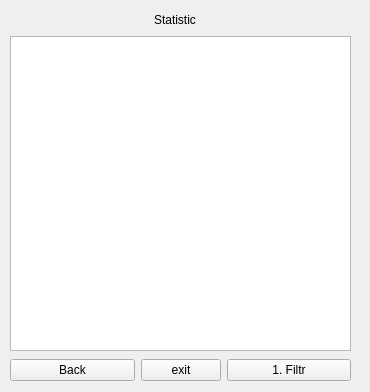
<?xml version="1.0" encoding="UTF-8"?>
<ui version="4.0">
 <class>Statistic</class>
 <widget class="QWidget" name="Statistic">
  <property name="geometry">
   <rect>
    <x>0</x>
    <y>0</y>
    <width>370</width>
    <height>392</height>
   </rect>
  </property>
  <property name="windowTitle">
   <string>Form</string>
  </property>
  <widget class="QWidget" name="gridLayoutWidget">
   <property name="geometry">
    <rect>
     <x>10</x>
     <y>10</y>
     <width>341</width>
     <height>371</height>
    </rect>
   </property>
   <layout class="QGridLayout" name="gridLayout">
    <item row="0" column="2">
     <widget class="QLabel" name="label_name">
      <property name="text">
       <string>Statistic</string>
      </property>
     </widget>
    </item>
    <item row="4" column="1">
     <widget class="QLabel" name="label_task3">
      <property name="text">
       <string>task3:</string>
      </property>
     </widget>
    </item>
    <item row="3" column="1">
     <widget class="QLabel" name="label_task2">
      <property name="text">
       <string>task2:</string>
      </property>
     </widget>
    </item>
    <item row="2" column="3">
     <widget class="QLabel" name="label_stat_1">
      <property name="text">
       <string/>
      </property>
     </widget>
    </item>
    <item row="2" column="1">
     <widget class="QLabel" name="label_task1">
      <property name="text">
       <string>task1:</string>
      </property>
     </widget>
    </item>
    <item row="4" column="3">
     <widget class="QLabel" name="label_stat_3">
      <property name="text">
       <string/>
      </property>
     </widget>
    </item>
    <item row="6" column="2">
     <widget class="QPushButton" name="pushButton_close">
      <property name="text">
       <string>exit</string>
      </property>
     </widget>
    </item>
    <item row="3" column="3">
     <widget class="QLabel" name="label_stat_2">
      <property name="text">
       <string/>
      </property>
     </widget>
    </item>
    <item row="0" column="1">
     <spacer name="horizontalSpacer">
      <property name="orientation">
       <enum>Qt::Horizontal</enum>
      </property>
      <property name="sizeHint" stdset="0">
       <size>
        <width>40</width>
        <height>20</height>
       </size>
      </property>
     </spacer>
    </item>
    <item row="5" column="3">
     <widget class="QLabel" name="label_stat_4">
      <property name="text">
       <string/>
      </property>
     </widget>
    </item>
    <item row="5" column="1">
     <widget class="QLabel" name="label_task4">
      <property name="text">
       <string>task4:</string>
      </property>
     </widget>
    </item>
    <item row="0" column="3">
     <spacer name="horizontalSpacer_2">
      <property name="orientation">
       <enum>Qt::Horizontal</enum>
      </property>
      <property name="sizeHint" stdset="0">
       <size>
        <width>40</width>
        <height>20</height>
       </size>
      </property>
     </spacer>
    </item>
    <item row="6" column="3">
     <widget class="QPushButton" name="Filtr_1">
      <property name="text">
       <string>1. Filtr</string>
      </property>
     </widget>
    </item>
    <item row="6" column="1">
     <widget class="QPushButton" name="pushButton_back">
      <property name="text">
       <string>Back</string>
      </property>
     </widget>
    </item>
   </layout>
  </widget>
  <widget class="QWidget" name="gridLayoutWidget_2">
   <property name="geometry">
    <rect>
     <x>10</x>
     <y>10</y>
     <width>341</width>
     <height>341</height>
    </rect>
   </property>
   <layout class="QGridLayout" name="gridLayout_3">
    <item row="0" column="0">
     <spacer name="horizontalSpacer_3">
      <property name="orientation">
       <enum>Qt::Horizontal</enum>
      </property>
      <property name="sizeHint" stdset="0">
       <size>
        <width>40</width>
        <height>20</height>
       </size>
      </property>
     </spacer>
    </item>
    <item row="0" column="1">
     <widget class="QLabel" name="label_name_2">
      <property name="text">
       <string>Statistic</string>
      </property>
     </widget>
    </item>
    <item row="0" column="4">
     <spacer name="horizontalSpacer_4">
      <property name="orientation">
       <enum>Qt::Horizontal</enum>
      </property>
      <property name="sizeHint" stdset="0">
       <size>
        <width>40</width>
        <height>20</height>
       </size>
      </property>
     </spacer>
    </item>
    <item row="1" column="0" colspan="5">
     <widget class="QTableView" name="table_statistic"/>
    </item>
   </layout>
  </widget>
 </widget>
 <resources/>
 <connections/>
</ui>
